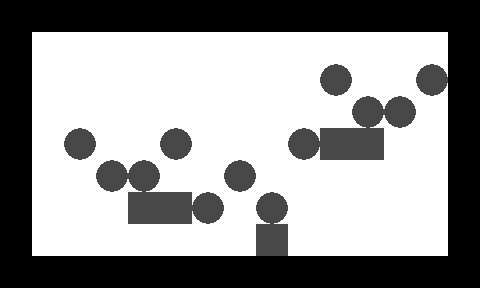

Below is a game level as drawn by its tile map, then a one-line description and the .tmx file that defines it, in full:
An orthogonal 15x9 tile map with 32x32 px tiles, 2 tile layers (1, 2).

<map version="1.0" orientation="orthogonal" width="15" height="9" tilewidth="32" tileheight="32">
 <tileset firstgid="1" name="n_tiles1" tilewidth="32" tileheight="32">
  <image source="../../images/map/common/n_tiles1.png" width="128" height="64" />
 </tileset>
 <layer name="1" width="15" height="9">
  <data encoding="csv">
1,1,1,1,1,1,1,1,1,1,1,1,1,1,1,
1,1,1,1,1,1,1,1,1,1,1,1,1,1,1,
1,1,1,1,1,1,1,1,1,1,1,1,1,1,1,
1,1,1,1,1,1,1,1,1,1,1,1,1,1,1,
1,1,1,1,1,1,1,1,1,1,1,1,1,1,1,
1,1,1,1,1,1,1,1,1,1,1,1,1,1,1,
1,1,1,1,1,1,1,1,1,1,1,1,1,1,1,
1,1,1,1,1,1,1,1,1,1,1,1,1,1,1,
1,1,1,1,1,1,1,1,1,1,1,1,1,1,1
</data>
 </layer>
 <layer name="2" width="15" height="9">
  <data encoding="csv">
2,2,2,2,2,2,2,2,2,2,2,2,2,2,2,
2,0,0,0,0,0,0,0,0,0,0,0,0,0,2,
2,0,0,0,0,0,0,0,0,0,3,0,0,3,2,
2,0,0,0,0,0,0,0,0,0,0,3,3,0,2,
2,0,3,0,0,3,0,0,0,3,4,4,0,0,2,
2,0,0,3,3,0,0,3,0,0,0,0,0,0,2,
2,0,0,0,4,4,3,0,3,0,0,0,0,0,2,
2,0,0,0,0,0,0,0,4,0,0,0,0,0,2,
2,2,2,2,2,2,2,2,2,2,2,2,2,2,2
</data>
 </layer>
</map>
